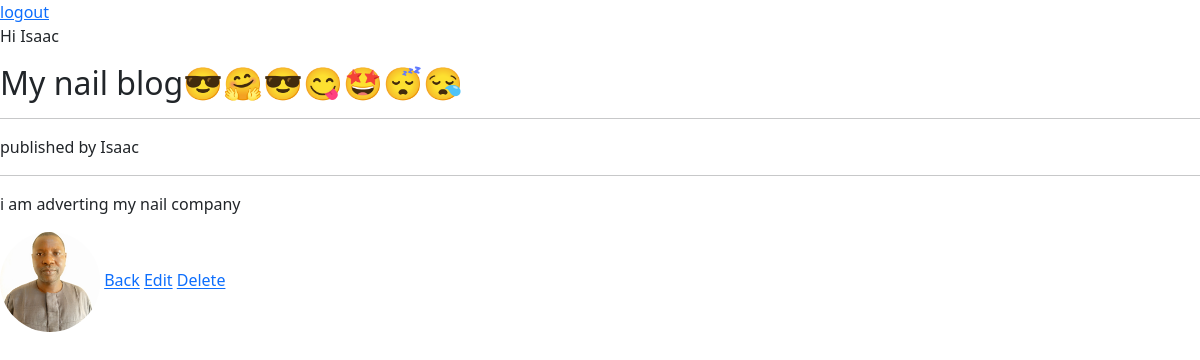
The app's page /messages/11/ (signed in) with its own data.
### posts/models.py (models this page shows, shortened)
class Message(models.Model):
    author = models.ForeignKey("auth.User", on_delete=models.CASCADE)
    title = models.CharField(max_length=100)
    message = models.TextField(max_length=1000)
    created_at = models.DateTimeField(auto_now_add=True)
    picture = models.ImageField(upload_to="image/", blank=True, null=True)

### posts/views.py (the view)
# urls.py: path("messages/<int:pk>/", MessageDetailView.as_view(), name="message_detail"),
class MessageDetailView(DetailView):
    model = Message
    template_name = "posts/message_detail.html"
    context_object_name = "post"

### posts/templates/posts/message_detail.html
{% extends "base.html" %}
{% block content %}
<h2>{{post.title}}</h2>
<hr>
<p> published by {{post.author}}</p>
<hr>
<p>{{post.message}}</p>
<img src="{{post.picture.url}}" alt="image" width="100" height="100" style="border-radius: 100px">
<a href="{% url 'messages' %}">Back</a>
{% if user.is_authenticated %}
    <a href="{% url 'messages_edit' post.id%}">Edit</a>
    <a href="{% url 'messages_delete' post.id %}">Delete</a>
{% endif %}
{% endblock content %}

### templates/base.html (shortened to what this page needs)
<!DOCTYPE html>
<html lang="en">
<head>
    <link href="https://cdn.jsdelivr.net/npm/bootstrap@5.2.2/dist/css/bootstrap.min.css" rel="stylesheet"
>
    <a href="{% url 'logout' %}">logout</a>
</head>
<body>
    {% if user.is_authenticated %}
        <p>Hi {{ user.username }}</p>
    {% else %}
        <p> please login </p>
        <a href="{% url 'login' %}">Login</a>
    {% endif %}
    {% block content %}
    {% endblock %}
</body>
</html>

### records on screen
Message: title "My nail blog😎🤗😎😋🤩😴😪", author "Isaac", message "i am adverting my nail company", picture (picture)

### other values on screen
{{ user.username }} "Isaac"
